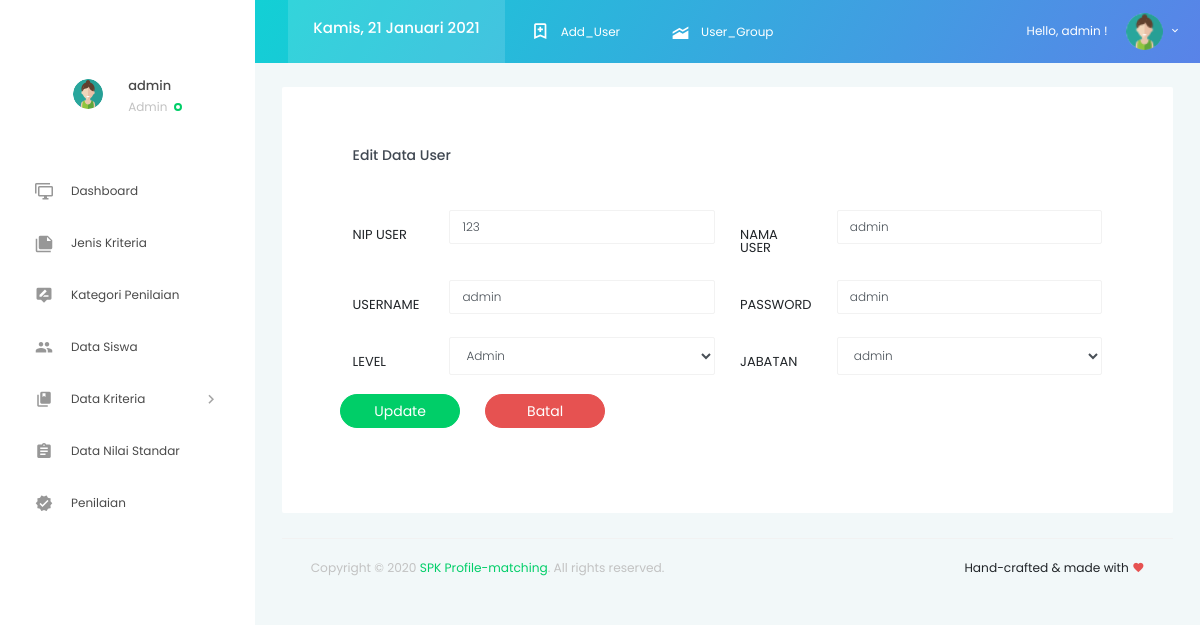
The app's page /add_user/form-edit.php?id_user=1 (signed in), older data.
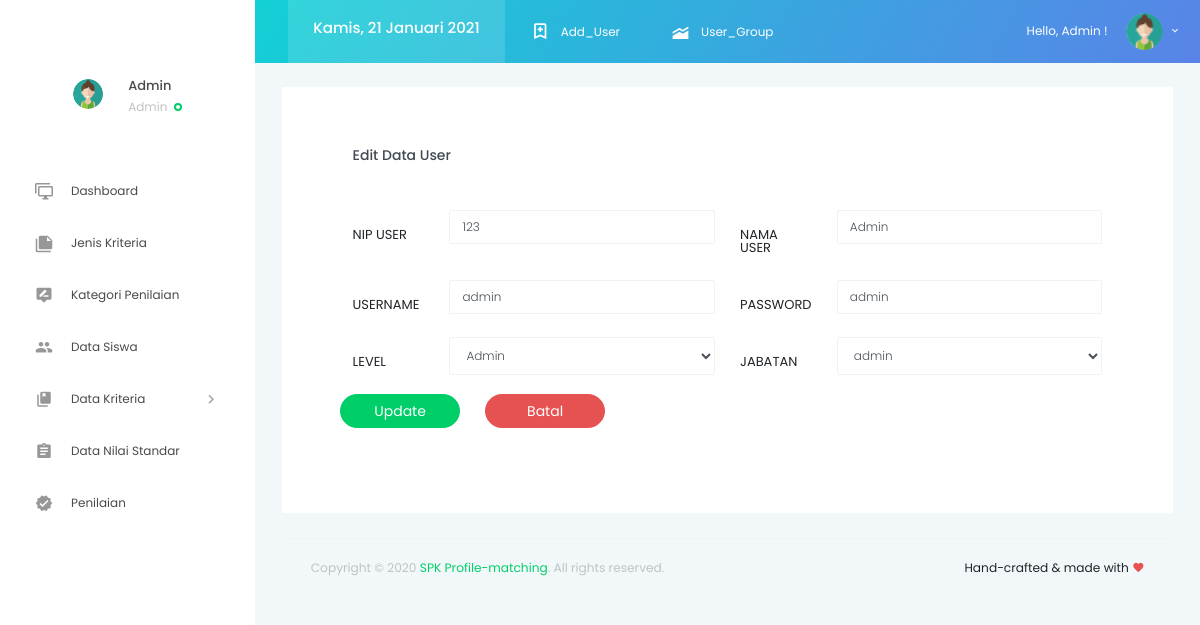
The same page, newer data.
### tables this page shows
CREATE TABLE `user` (
  `id_user` int(12) NOT NULL,
  `nip_user` int(12) NOT NULL,
  `nama_user` char(50) NOT NULL,
  `username` varchar(50) NOT NULL,
  `password` varchar(50) NOT NULL,
  `level` int(12) NOT NULL,
  `jabatan_user` char(50) NOT NULL
);

### add_user/form-edit.php (the view, shortened to what this page needs)
<?php
include '../koneksi.php';
$id_user = ($_GET["id_user"]);
$query = mysqli_query($conn, "SELECT * FROM user WHERE id_user='$id_user'");
while ($row = mysqli_fetch_array($query)) {
?>
  <!DOCTYPE html>
  <html lang="en">
  <head>
    <link rel="stylesheet" href="../vendors/iconfonts/mdi/css/materialdesignicons.min.css">
    <link rel="stylesheet" href="../vendors/css/vendor.bundle.base.css">
    <link rel="stylesheet" href="../vendors/css/vendor.bundle.addons.css">
    <link rel="stylesheet" href="../public/css/style.css">
  </head>
  <body>
    <div class="container-scroller">
      <?php require "../partials/_navbar.php"; ?>
      <div class="container-fluid page-body-wrapper">
        <?php require "../partials/_sidebar.php"; ?>
        <div class="main-panel">
          <div class="content-wrapper">
            <div class="row">
              <div class="col-lg-12 grid-margin stretch-card">
                <div class="card">
                  <div class="card-body">
                    <div class="col-12 grid-margin">
                      <div class="card">
                        <div class="card-body">
                          <h4 class="card-title">Edit Data User</h4>
                          <br />
                          <form class="form-sample" action="proses-edit.php" enctype="multipart/form-data" method="post">
                            <div class="row">
                              <div class="col-md-6">
                                <div class="form-group row">
                                  <label class="col-sm-3 col-form-label">NIP USER</label>
                                  <div class="col-sm-9">
                                    <input type="text" name="nip_user" class="form-control" value="<?php echo $row['nip_user']; ?>" />
                                  </div>
                                </div>
                              </div>
                              <div class="col-md-6">
                                <div class="form-group row">
                                  <label class="col-sm-3 col-form-label">NAMA USER</label>
                                  <div class="col-sm-9">
                                    <input type="text" name="nama_user" class="form-control" value="<?php echo $row['nama_user']; ?>" />
                                  </div>
                                </div>
                              </div>
                              <div class="col-md-6">
                                <div class="form-group row">
                                  <label class="col-sm-3 col-form-label">USERNAME</label>
                                  <div class="col-sm-9">
                                    <input type="text" name="username" class="form-control" value="<?php echo $row['username']; ?>" />
                                  </div>
                                </div>
                              </div>
                              <div class="col-md-6">
                                <div class="form-group row">
                                  <label class="col-sm-3 col-form-label">PASSWORD</label>
                                  <div class="col-sm-9">
                                    <input type="text" name="password" class="form-control" value="<?php echo $row['password']; ?>" />
                                  </div>
                                </div>
                              </div>
                            </div>
                            <div class="row">
                              <div class="col-md-6">
                                <div class="form-group row">
                                  <label class="col-sm-3 col-form-label">LEVEL</label>
                                  <div class="col-sm-9">
                                    <select name="level" class="form-control">
                                      <?php
                                      $query = mysqli_query($conn, "SELECT kode_user, nama_usergroup, level FROM user INNER JOIN user_group ON kode_user=level WHERE id_user='$id_user'");
                                      while ($rows = mysqli_fetch_array($query)) {
                                        echo "<option value='$rows[level]' selected>$rows[nama_usergroup]</option>";
                                      }
                                      $query = mysqli_query($conn, "SELECT * FROM user_group");
                                      ?>
                                    </select>
                                  </div>
                                </div>
                              </div>
                              <div class="col-md-6">
                                <div class="form-group row">
                                  <label class="col-sm-3 col-form-label">JABATAN</label>
                                  <div class="col-sm-9">
                                    <select name="jabatan_user" class="form-control">
                                      <?php
                                      echo "<option value='$row[jabatan_user]' selected hidden>$row[jabatan_user]</option>";
                                      ?>
                                    </select>
                                  </div>
                                </div>
                              </div>
                            </div>
                            <div class="row">
                              <div class="row">
                                <div class="col-sm-6">
                                  <input type="submit" class="btn btn-success btn-rounded btn-fw" name="edit" value="Update">
                                </div>
                                <div class="col-sm-6">
                                  <a href="index.php" class="btn btn-danger btn-rounded btn-fw">
                                    <span>
                                      Batal
                                    </span>
                                  </a>
                                </div>
                              </div>
                            </div>
                          </form>
                        </div>
                      </div>
                    </div>
                  </div>
                </div>
              </div>
            </div>
          <?php } ?>
          <?php require "../partials/_fotter.php"; ?>
          </div>
        </div>
      </div>
  </body>
  </html>

### partials/_navbar.php (shortened to what this page needs)
<nav class="navbar default-layout col-lg-12 col-12 p-0 fixed-top d-flex flex-row">
  <div class="navbar-brand-wrapper d-flex align-items-top justify-content-center">
  </div>
  <div class="navbar-menu-wrapper d-flex align-items-center">
    <ul class="navbar-nav navbar-nav-left header-links d-none d-md-flex">
      <?php
      if ($_SESSION['level'] == "1") {
      ?>
        <li class='nav-item active'>
          <span class="nav-link">
            <h6>
            </h6>
          </span>
        </li>
        <li class="nav-item">
          <a href="../add_user" class="nav-link">
            <i class="mdi mdi-bookmark-plus-outline"></i>Add_User</a>
        </li>
        <li class="nav-item">
          <a href="../user_group" class="nav-link">
            <i class="mdi mdi-elevation-rise"></i>User_Group</a>
        </li>
      <?php
      }
      ?>
    </ul>
    <ul class="navbar-nav navbar-nav-right">
      <li class="nav-item dropdown d-none d-xl-inline-block">
        <a class="nav-link dropdown-toggle" id="UserDropdown" href="#" data-toggle="dropdown" aria-expanded="false">
          <span class="profile-text">Hello, <?php echo $_SESSION['nama_user']; ?> !</span>
          <img class="img-xs rounded-circle" src="../public/images/faces-clipart/pic-3.png" alt="Profile image">
        </a>
      </li>
    </ul>
  </div>
</nav>

### partials/_sidebar.php (shortened to what this page needs)
<nav class="sidebar sidebar-offcanvas" id="sidebar">
  <ul class="nav">
    <li class="nav-item nav-profile">
      <div class="nav-link">
        <div class="user-wrapper">
          <div class="profile-image">
            <img src="../public/images/faces-clipart/pic-3.png" alt="profile image">
          </div>
          <div class="text-wrapper">
            <p class="profile-name"><?php echo $_SESSION['nama_user']; ?></p>
            <div>
              <?php
              $leveluser = $_SESSION["level"];
              $level = array(
                '1' => 'Admin',
                '2' => 'Guru',
              );
              ?>
              <small class="designation text-muted"><?php echo $level[$leveluser]; ?></small>
              <span class="status-indicator online"></span>
            </div>
          </div>
        </div>
      </div>
    </li>
    <?php
    if ($_SESSION['level'] == "1") {
      echo '
            <li class="nav-item" >
              <a class="nav-link" href="../dashboard/index.php">
                <i class="menu-icon mdi mdi-monitor-multiple"></i>
                <span class="menu-title">Dashboard</span>
              </a>
            </li>
            <li class="nav-item">
              <a class="nav-link" href="../jenis_kriteria">
                <i class="menu-icon mdi mdi-note-multiple"></i>
                <span class="menu-title">Jenis Kriteria</span>
              </a>
            </li>
            <li class="nav-item">
              <a class="nav-link" href="../kategori_penilaian">
                <i class="menu-icon mdi mdi-tooltip-edit"></i>
                <span class="menu-title">Kategori Penilaian</span>
              </a>
            </li>
            <li class="nav-item">
              <a class="nav-link" href="../data_siswa">
                <i class="menu-icon mdi mdi-account-multiple"></i>
                <span class="menu-title">Data Siswa</span>
              </a>
            </li>
            <li class="nav-item">
              <a class="nav-link" data-toggle="collapse" href="#ui-kategori" aria-expanded="false" aria-controls="ui-kategori">
                <i class="menu-icon mdi mdi-book-multiple-variant"></i>
                <span class="menu-title">Data Kriteria</span>
                <i class="menu-arrow"></i>
              </a>
            </li>
            <li class="nav-item">
              <a class="nav-link" href="../nilai_standar">
                <i class="menu-icon mdi mdi-clipboard-text"></i>
                <span class="menu-title">Data Nilai Standar</span>
              </a>
            </li>
            <li class="nav-item">
              <a class="nav-link" href="../penilaian">
                <i class="menu-icon mdi mdi-approval"></i>
                <span class="menu-title">Penilaian</span>
              </a>
            </li>';
    } else {
      header("location:../error-404.php");
    }
    ?>
  </ul>
</nav>

### partials/_fotter.php
<footer class="footer">
          <div class="container-fluid clearfix">
            <span class="text-muted d-block text-center text-sm-left d-sm-inline-block">Copyright © 2020
              <a href="#" target="_blank">SPK Profile-matching</a>. All rights reserved.</span>
            <span class="float-none float-sm-right d-block mt-1 mt-sm-0 text-center">Hand-crafted & made with
              <i class="mdi mdi-heart text-danger"></i>
            </span>
          </div>
        </footer>

### add_user/form-edit.php (style rules this page uses)
label { display: inline-flex; margin-bottom: .5rem; margin-top: .5rem; }

Row changes from the older to the newer data that the page shows:
changed user "admin": nama_user "admin" → "Admin"
